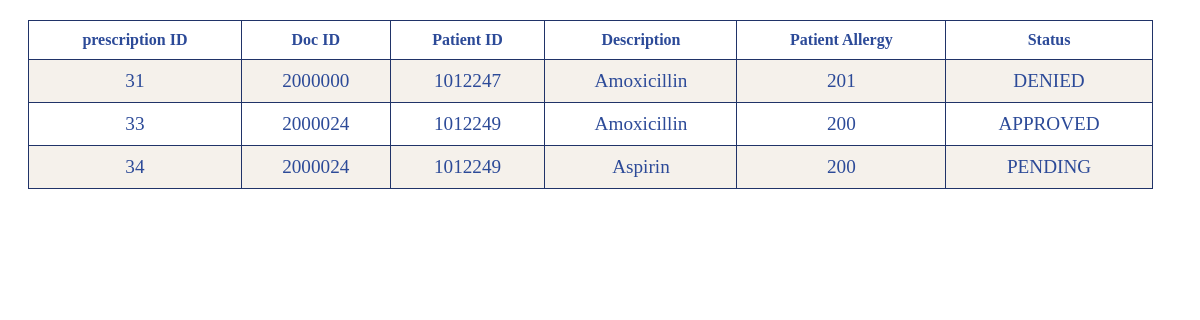
/backend/show_prescriptions_admin.php, run on the app's committed database.
### tables this page shows
CREATE TABLE `prescription` (
  `Per_ID` int NOT NULL AUTO_INCREMENT,
  `Pat_ID` int NOT NULL,
  `Doc_ID` int NOT NULL,
  `Per_Desc` varchar(45) NOT NULL,
  `Per_Status` varchar(45) DEFAULT NULL,
  PRIMARY KEY (`Per_ID`)
);

CREATE TABLE `patient` (
  `Pat_ID` int NOT NULL AUTO_INCREMENT,
  `Pat_First` varchar(45) NOT NULL,
  `Pat_M_init` varchar(45) DEFAULT NULL,
  `Pat_Last` varchar(45) NOT NULL,
  `Pat_Email` varchar(45) NOT NULL,
  `Pat_Phone` varchar(45) DEFAULT NULL,
  `Pat_Gender` varchar(45) NOT NULL,
  `Pat_Race` int NOT NULL,
  `Pat_DOB` date NOT NULL,
  `Pat_Height` float NOT NULL COMMENT 'In Inches',
  `Pat_Weight` float NOT NULL COMMENT 'In Pounds',
  `Pat_Street_Addr` varchar(45) NOT NULL,
  `Pat_City_Addr` varchar(45) NOT NULL,
  `Pat_State_Addr` varchar(45) NOT NULL,
  `Pat_Zip_Addr` int NOT NULL,
  `Pat_Allergy` int NOT NULL,
  `Pat_Password` varchar(45) DEFAULT NULL,
  PRIMARY KEY (`Pat_ID`),
  UNIQUE KEY `Pat_ID_UNIQUE` (`Pat_ID`)
);

### backend/show_prescriptions_admin.php (the view)
<?php
    $dbhost = getenv("DBHOST");
    $dbuser = getenv("DBUSER");
    $dbpass = getenv("DBPASS");
    $dbname = getenv("DBNAME");
    $link = mysqli_connect($dbhost, $dbuser, $dbpass) or die("Unable to Connect to '$dbhost'");
    mysqli_select_db($link, $dbname) or die("Could not open the db '$dbname'");
    $select="SELECT * FROM prescription AS p, patient AS pp
    WHERE p.Pat_ID = pp.Pat_ID";
    $query=mysqli_query($link,$select);
?>
<!DOCTYPE html>
<html>
<head>
    <link rel="stylesheet" href="/index/styles/show_patients.css">
</head>
<body>
    <table border="1" cellpadding="0">
    <tr>
        <th>prescription ID</th>
        <th>Doc ID</th>
        <th>Patient ID</th>
        <th>Description </th>
        <th>Patient Allergy </th>
        <th>Status </th>
    </tr>
    <?php
        $num=mysqli_num_rows($query);
        if ($num>0) {
            while ($result=mysqli_fetch_assoc($query)) {
                echo "
                    <tr>
                        <td>".$result['Per_ID']."</td>
                        <td>".$result['Doc_ID']."</td>
                        <td>".$result['Pat_ID']."</td>
                        <td>".$result['Per_Desc']."</td>
                        <td>".$result['Pat_Allergy']."</td>
                        <td>".$result['Per_Status']."</td>
                    </tr>
                ";
            }
        }
    ?>
    </table>
</body>
</html>

### index/styles/show_patients.css (style rules this page uses)
:root { --shadow: 0px 0px 5px 5px rgba(0, 0, 0, 0.199); --lighter: #F5F1EB; --light: #dad5cf; --mid: #9FCDFC; --main: #008CFF; --accent: #4C72D2; --dark: #2C4A98; --darker: #203368; --green: #138808; --red: #CD5C5C; }
table { margin: 20px; border-collapse: collapse; width: 95%; border: 1px solid var(--darker); }
table th { color: var(--dark); padding: 10px; }
table td { padding: 10px; color: var(--dark); font-size: 1.2em; text-align: center; }
tr:nth-child(even) { background-color: var(--lighter); }

### data on the page
prescription: Per_ID "31", Doc_ID "2000000", Pat_ID.Pat_ID "1012247", Per_Desc "Amoxicillin", Pat_ID.Pat_Allergy "201", Per_Status "DENIED"
prescription: Per_ID "33", Doc_ID "2000024", Pat_ID.Pat_ID "1012249", Per_Desc "Amoxicillin", Pat_ID.Pat_Allergy "200", Per_Status "APPROVED"
prescription: Per_ID "34", Doc_ID "2000024", Pat_ID.Pat_ID "1012249", Per_Desc "Aspirin", Pat_ID.Pat_Allergy "200", Per_Status "PENDING"
